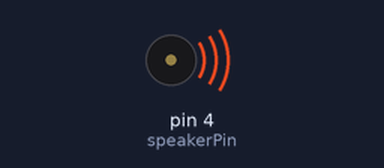
A sketch run on a simulated Arduino Uno, built with avr-gcc and run on an emulated ATmega328P. Parts: buzzer (waves = sounding).

Above: at 0.1 s.
At 38.49 s:
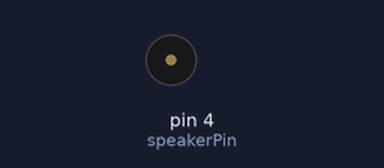
Timing chart, 0 to 40.0 s (numbered marks = the images above):
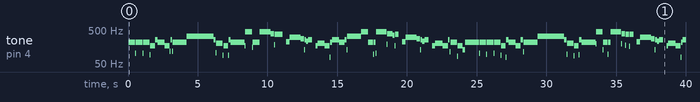

Measured:
- by itself, tone on pin 4 (speakerPin): plays 220 Hz for 0.48 s, 104 Hz for 0.04 s, 220 Hz for 0.48 s, 104 Hz for 0.04 s, 220 Hz for 0.48 s, 94 Hz for 0.04 s … (126 notes in this stretch)

The sketch:

ImperialMarch.ino
```cpp
int speakerPin = 4;
//speaker connected to one of the PWM ports

#define c 261
#define d 294
#define e 329
#define f 349
#define g 391
#define gS 415
#define a 440
#define aS 455
#define b 466
#define cH 523
#define cSH 554
#define dH 587
#define dSH 622
#define eH 659
#define fH 698
#define fSH 740
#define gH 784
#define gSH 830
#define aH 880

void setup() {
  // put your setup code here, to run once:
  pinMode(4, OUTPUT);
}

void loop() {
 march();
}

void beep (unsigned char speakerPin, int frequencyInHertz, long timeInMilliseconds)
{

    //use led to visualize the notes being played

    int x;
    long delayAmount = (long)(1000000/frequencyInHertz);
    long loopTime = (long)((timeInMilliseconds*1000)/(delayAmount*2));
    for (x=0;x<loopTime;x++)
    {
        digitalWrite(speakerPin,HIGH);
        delayMicroseconds(delayAmount);
        digitalWrite(speakerPin,LOW);
        delayMicroseconds(delayAmount);
    }

    delay(20);
    //a little delay to make all notes sound separate
}

void march()
{
    //for the sheet music see:
    //http://www.musicnotes.com/sheetmusic/mtd.asp?ppn=MN0016254
    //this is just a translation of said sheet music to frequencies / time in ms
    //used 500 ms for a quart note

    beep(speakerPin, a, 500);
    beep(speakerPin, a, 500);
    beep(speakerPin, a, 500);
    beep(speakerPin, f, 350);
    beep(speakerPin, cH, 150);

    beep(speakerPin, a, 500);
    beep(speakerPin, f, 350);
    beep(speakerPin, cH, 150);
    beep(speakerPin, a, 1000);
    //first bit

    beep(speakerPin, eH, 500);
    beep(speakerPin, eH, 500);
    beep(speakerPin, eH, 500);
    beep(speakerPin, fH, 350);
    beep(speakerPin, cH, 150);

    beep(speakerPin, gS, 500);
    beep(speakerPin, f, 350);
    beep(speakerPin, cH, 150);
    beep(speakerPin, a, 1000);
    //second bit...

    beep(speakerPin, aH, 500);
    beep(speakerPin, a, 350);
    beep(speakerPin, a, 150);
    beep(speakerPin, aH, 500);
    beep(speakerPin, gSH, 250);
    beep(speakerPin, gH, 250);

    beep(speakerPin, fSH, 125);
    beep(speakerPin, fH, 125);
    beep(speakerPin, fSH, 250);
    delay(250);
    beep(speakerPin, aS, 250);
    beep(speakerPin, dSH, 500);
    beep(speakerPin, dH, 250);
    beep(speakerPin, cSH, 250);
    //start of the interesting bit

    beep(speakerPin, cH, 125);
    beep(speakerPin, b, 125);
    beep(speakerPin, cH, 250);
    delay(250);
    beep(speakerPin, f, 125);
    beep(speakerPin, gS, 500);
    beep(speakerPin, f, 375);
    beep(speakerPin, a, 125);

    beep(speakerPin, cH, 500);
    beep(speakerPin, a, 375);
    beep(speakerPin, cH, 125);
    beep(speakerPin, eH, 1000);
    //more interesting stuff (this doesn't quite get it right somehow)

    beep(speakerPin, aH, 500);
    beep(speakerPin, a, 350);
    beep(speakerPin, a, 150);
    beep(speakerPin, aH, 500);
    beep(speakerPin, gSH, 250);
    beep(speakerPin, gH, 250);

    beep(speakerPin, fSH, 125);
    beep(speakerPin, fH, 125);
    beep(speakerPin, fSH, 250);
    delay(250);
    beep(speakerPin, aS, 250);
    beep(speakerPin, dSH, 500);
    beep(speakerPin, dH, 250);
    beep(speakerPin, cSH, 250);
    //repeat... repeat

    beep(speakerPin, cH, 125);
    beep(speakerPin, b, 125);
    beep(speakerPin, cH, 250);
    delay(250);
    beep(speakerPin, f, 250);
    beep(speakerPin, gS, 500);
    beep(speakerPin, f, 375);
    beep(speakerPin, cH, 125);

    beep(speakerPin, a, 500);
    beep(speakerPin, f, 375);
    beep(speakerPin, c, 125);
    beep(speakerPin, a, 1000);
    //and we're done \ó/
}
```
